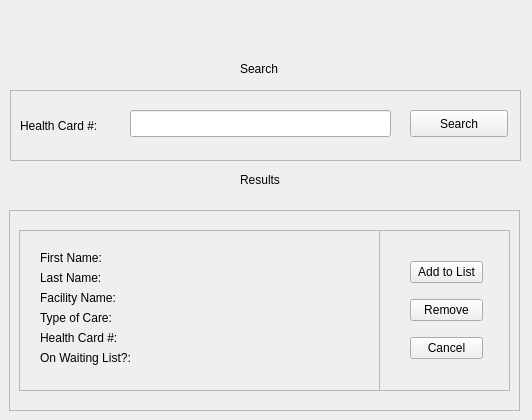
<?xml version="1.0" encoding="UTF-8"?>
<ui version="4.0">
 <class>WaitingListWindow</class>
 <widget class="QMainWindow" name="WaitingListWindow">
  <property name="geometry">
   <rect>
    <x>0</x>
    <y>0</y>
    <width>532</width>
    <height>420</height>
   </rect>
  </property>
  <property name="windowTitle">
   <string>WaitingListWindow</string>
  </property>
  <widget class="QWidget" name="centralWidget">
   <widget class="QFrame" name="frame">
    <property name="geometry">
     <rect>
      <x>10</x>
      <y>90</y>
      <width>511</width>
      <height>71</height>
     </rect>
    </property>
    <property name="frameShape">
     <enum>QFrame::StyledPanel</enum>
    </property>
    <property name="frameShadow">
     <enum>QFrame::Raised</enum>
    </property>
    <widget class="QLabel" name="label_2">
     <property name="geometry">
      <rect>
       <x>10</x>
       <y>20</y>
       <width>101</width>
       <height>31</height>
      </rect>
     </property>
     <property name="text">
      <string>Health Card #:</string>
     </property>
    </widget>
    <widget class="QLineEdit" name="healthLine">
     <property name="geometry">
      <rect>
       <x>120</x>
       <y>20</y>
       <width>261</width>
       <height>27</height>
      </rect>
     </property>
    </widget>
    <widget class="QPushButton" name="searchBtn">
     <property name="geometry">
      <rect>
       <x>400</x>
       <y>20</y>
       <width>98</width>
       <height>27</height>
      </rect>
     </property>
     <property name="text">
      <string>Search</string>
     </property>
    </widget>
   </widget>
   <widget class="QLabel" name="label">
    <property name="geometry">
     <rect>
      <x>240</x>
      <y>60</y>
      <width>51</width>
      <height>17</height>
     </rect>
    </property>
    <property name="text">
     <string>Search</string>
    </property>
   </widget>
   <widget class="QLabel" name="label_3">
    <property name="geometry">
     <rect>
      <x>240</x>
      <y>170</y>
      <width>51</width>
      <height>20</height>
     </rect>
    </property>
    <property name="text">
     <string>Results</string>
    </property>
   </widget>
   <widget class="QFrame" name="frame_2">
    <property name="geometry">
     <rect>
      <x>9</x>
      <y>210</y>
      <width>511</width>
      <height>201</height>
     </rect>
    </property>
    <property name="frameShape">
     <enum>QFrame::StyledPanel</enum>
    </property>
    <property name="frameShadow">
     <enum>QFrame::Raised</enum>
    </property>
    <widget class="QFrame" name="frame_3">
     <property name="geometry">
      <rect>
       <x>370</x>
       <y>20</y>
       <width>131</width>
       <height>161</height>
      </rect>
     </property>
     <property name="frameShape">
      <enum>QFrame::StyledPanel</enum>
     </property>
     <property name="frameShadow">
      <enum>QFrame::Raised</enum>
     </property>
     <widget class="QWidget" name="">
      <property name="geometry">
       <rect>
        <x>20</x>
        <y>10</y>
        <width>95</width>
        <height>141</height>
       </rect>
      </property>
      <layout class="QGridLayout" name="gridLayout">
       <item row="0" column="0">
        <widget class="QPushButton" name="addBtn">
         <property name="text">
          <string>Add to List</string>
         </property>
        </widget>
       </item>
       <item row="1" column="0">
        <widget class="QPushButton" name="removeBtn">
         <property name="text">
          <string>Remove</string>
         </property>
        </widget>
       </item>
       <item row="2" column="0">
        <widget class="QPushButton" name="cancelBtn">
         <property name="text">
          <string>Cancel</string>
         </property>
        </widget>
       </item>
      </layout>
     </widget>
    </widget>
    <widget class="QFrame" name="frame_4">
     <property name="geometry">
      <rect>
       <x>10</x>
       <y>20</y>
       <width>361</width>
       <height>161</height>
      </rect>
     </property>
     <property name="frameShape">
      <enum>QFrame::StyledPanel</enum>
     </property>
     <property name="frameShadow">
      <enum>QFrame::Raised</enum>
     </property>
     <widget class="QWidget" name="layoutWidget">
      <property name="geometry">
       <rect>
        <x>10</x>
        <y>10</y>
        <width>341</width>
        <height>141</height>
       </rect>
      </property>
      <layout class="QFormLayout" name="formLayout">
       <item row="0" column="0">
        <widget class="QLabel" name="label_4">
         <property name="text">
          <string>First Name:</string>
         </property>
        </widget>
       </item>
       <item row="0" column="1">
        <widget class="QLabel" name="fnameLbl">
         <property name="text">
          <string/>
         </property>
        </widget>
       </item>
       <item row="1" column="0">
        <widget class="QLabel" name="label_5">
         <property name="text">
          <string>Last Name:</string>
         </property>
        </widget>
       </item>
       <item row="1" column="1">
        <widget class="QLabel" name="lnameLbl">
         <property name="text">
          <string/>
         </property>
        </widget>
       </item>
       <item row="2" column="0">
        <widget class="QLabel" name="label_6">
         <property name="text">
          <string>Facility Name:</string>
         </property>
        </widget>
       </item>
       <item row="2" column="1">
        <widget class="QLabel" name="facnameLbl">
         <property name="text">
          <string/>
         </property>
        </widget>
       </item>
       <item row="3" column="0">
        <widget class="QLabel" name="label_7">
         <property name="text">
          <string>Type of Care:</string>
         </property>
        </widget>
       </item>
       <item row="3" column="1">
        <widget class="QLabel" name="careLbl">
         <property name="text">
          <string/>
         </property>
        </widget>
       </item>
       <item row="4" column="0">
        <widget class="QLabel" name="label_8">
         <property name="text">
          <string>Health Card #:</string>
         </property>
        </widget>
       </item>
       <item row="4" column="1">
        <widget class="QLabel" name="cardNumLbl">
         <property name="text">
          <string/>
         </property>
        </widget>
       </item>
       <item row="5" column="0">
        <widget class="QLabel" name="label_9">
         <property name="text">
          <string>On Waiting List?:</string>
         </property>
        </widget>
       </item>
       <item row="5" column="1">
        <widget class="QLabel" name="waitingLbl">
         <property name="text">
          <string/>
         </property>
        </widget>
       </item>
      </layout>
     </widget>
    </widget>
   </widget>
   <widget class="QLabel" name="crossImg">
    <property name="geometry">
     <rect>
      <x>420</x>
      <y>10</y>
      <width>71</width>
      <height>71</height>
     </rect>
    </property>
    <property name="text">
     <string/>
    </property>
   </widget>
  </widget>
 </widget>
 <layoutdefault spacing="6" margin="11"/>
 <resources/>
 <connections/>
</ui>
